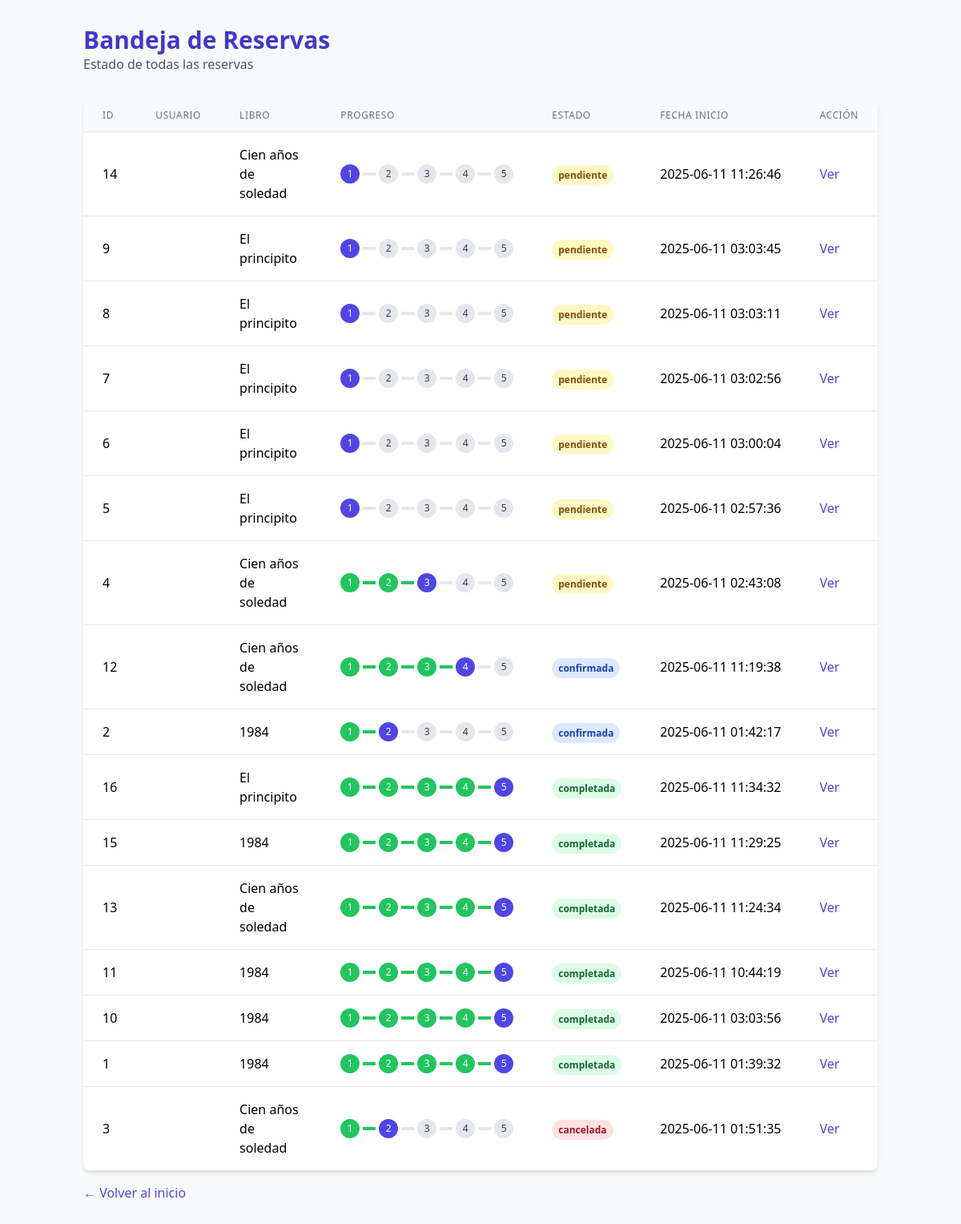
Before: /bandeja.php with the older database file.
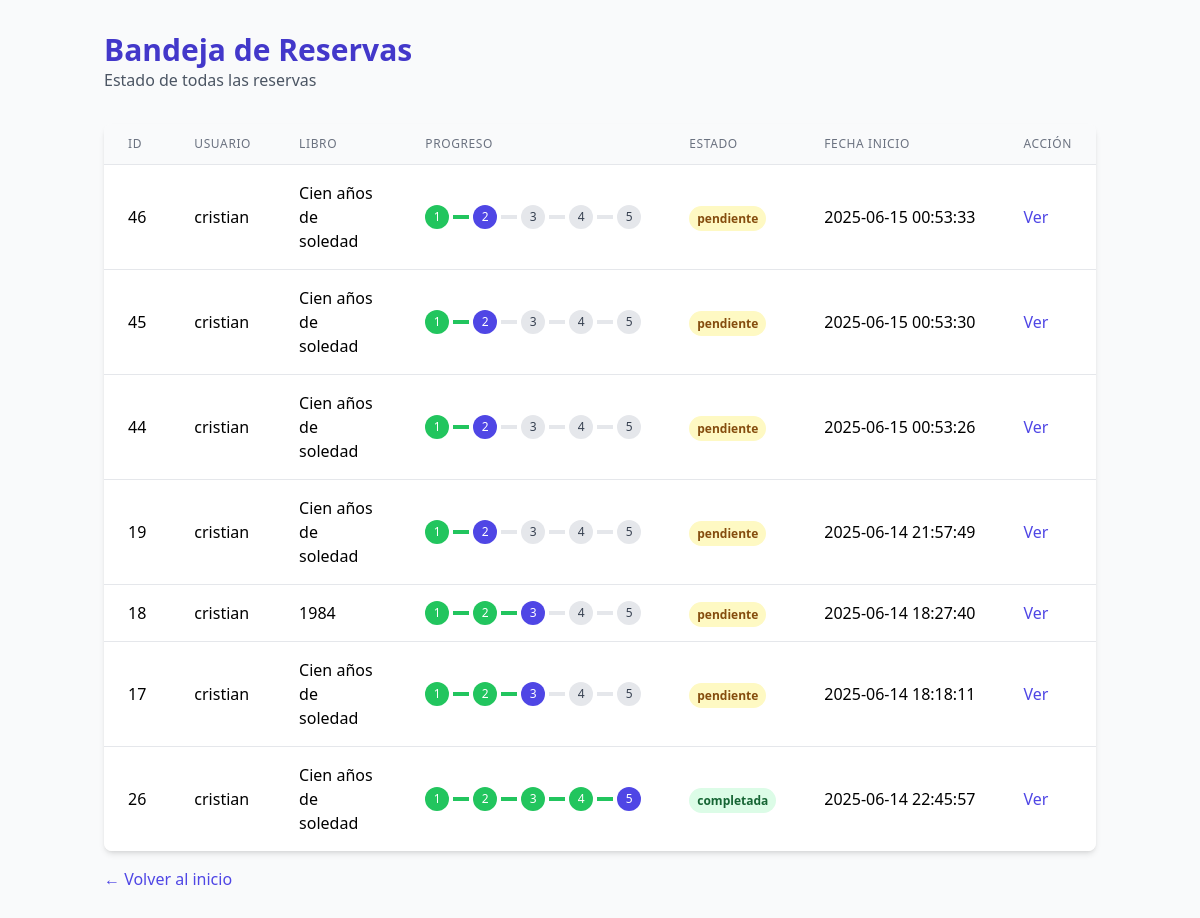
After: the same page with the newer database file.
### tables this page shows
CREATE TABLE `reservas` (
  `id_reserva` int(11) NOT NULL,
  `id_usuario` int(11) NOT NULL,
  `flujo` varchar(3) NOT NULL,
  `proceso` varchar(3) NOT NULL,
  `id_libro` int(11) DEFAULT NULL,
  `fecha_inicio` datetime DEFAULT NULL,
  `fecha_fin` datetime DEFAULT NULL,
  `estado` enum('pendiente','confirmada','completada','cancelada') DEFAULT 'pendiente'
);

CREATE TABLE `libros` (
  `id_libro` int(11) NOT NULL,
  `titulo` varchar(100) NOT NULL,
  `autor` varchar(100) NOT NULL,
  `disponible` tinyint(1) DEFAULT 1,
  `stock` int(11) NOT NULL DEFAULT 0
);

CREATE TABLE `flujo_proceso` (
  `flujo` varchar(3) NOT NULL,
  `proceso` varchar(3) NOT NULL,
  `siguiente` varchar(3) DEFAULT NULL,
  `pantalla` varchar(30) DEFAULT NULL,
  `rol` varchar(20) DEFAULT NULL
);

CREATE TABLE `usuarios` (
  `id` int(11) NOT NULL,
  `nombre` varchar(100) NOT NULL,
  `apellidos` varchar(100) NOT NULL,
  `correo` varchar(50) NOT NULL,
  `contrasena` varchar(255) NOT NULL,
  `rol` enum('usuario','bibliotecario','admin','almacen') NOT NULL DEFAULT 'usuario',
  `creado_en` timestamp NOT NULL DEFAULT current_timestamp()
);

### bandeja.php (the view, shortened to what this page needs)
<?php
$con = mysqli_connect("localhost", "root", "", "biblioteca");
$sql = "SELECT r.id_reserva, u.nombre as unombre, r.flujo, r.proceso, l.titulo, r.fecha_inicio, r.fecha_fin, r.estado
        FROM reservas r
		LEFT JOIN usuarios u ON r.id_usuario = u.id
        LEFT JOIN libros l ON r.id_libro = l.id_libro
        ORDER BY r.estado, r.fecha_inicio DESC";
$resultado = mysqli_query($con, $sql);
?>
<!DOCTYPE html>
<html lang="es">
<head>
	<script src="https://cdn.tailwindcss.com"></script>
</head>
<body class="bg-gray-50">
	<div class="container mx-auto px-4 py-8">
		<header class="mb-8">
			<h1 class="text-3xl font-bold text-indigo-700">Bandeja de Reservas</h1>
			<p class="text-gray-600">Estado de todas las reservas</p>
		</header>
		<div class="bg-white rounded-lg shadow-md overflow-hidden">
			<table class="min-w-full divide-y divide-gray-200">
				<thead class="bg-gray-50">
					<tr>
						<th class="px-6 py-3 text-left text-xs font-medium text-gray-500 uppercase tracking-wider">ID
						</th>
						<th class="px-6 py-3 text-left text-xs font-medium text-gray-500 uppercase tracking-wider">
							Usuario</th>
						<th class="px-6 py-3 text-left text-xs font-medium text-gray-500 uppercase tracking-wider">Libro
						</th>
						<th class="px-6 py-3 text-left text-xs font-medium text-gray-500 uppercase tracking-wider">
							Progreso</th>
						<th class="px-6 py-3 text-left text-xs font-medium text-gray-500 uppercase tracking-wider">
							Estado</th>
						<th class="px-6 py-3 text-left text-xs font-medium text-gray-500 uppercase tracking-wider">Fecha
							Inicio</th>
						<th class="px-6 py-3 text-left text-xs font-medium text-gray-500 uppercase tracking-wider">
							Acción</th>
					</tr>
				</thead>
				<tbody class="bg-white divide-y divide-gray-200">
					<?php
                    if ($resultado && mysqli_num_rows($resultado) > 0) {
                        while ($fila = mysqli_fetch_assoc($resultado)) {
                            $estadoColor = '';
                            switch ($fila['estado']) {
                                case 'pendiente': $estadoColor = 'bg-yellow-100 text-yellow-800'; break;
                                case 'confirmada': $estadoColor = 'bg-blue-100 text-blue-800'; break;
                                case 'completada': $estadoColor = 'bg-green-100 text-green-800'; break;
                                case 'cancelada': $estadoColor = 'bg-red-100 text-red-800'; break;
                            }
                            echo "<tr class='hover:bg-gray-50'>";
                            echo "<td class='px-6 py-4 whitespace-nowrap'>" . htmlspecialchars($fila['id_reserva']) . "</td>";
                            echo "<td class='px-6 py-4 whitespace-nowrap'>" . htmlspecialchars($fila['unombre']) . "</td>";
                            echo "<td class='px-6 py-4'>" . htmlspecialchars($fila['titulo'] ?? 'N/A') . "</td>";
                            echo "<td class='px-6 py-4 whitespace-nowrap'>";
                            echo "<div class='flex items-center'>";
                            $con_flujo = mysqli_connect("localhost", "root", "", "biblioteca");
                            $sql_flujo = "SELECT * FROM flujo_proceso WHERE flujo='{$fila['flujo']}' ORDER BY proceso";
                            $result_flujo = mysqli_query($con_flujo, $sql_flujo);
                            $procesos_flujo = [];
                            while ($proc = mysqli_fetch_assoc($result_flujo)) {
                                $procesos_flujo[] = $proc;
                            }
                            foreach ($procesos_flujo as $index => $proc) {
                                $active = $proc['proceso'] == $fila['proceso'];
                                $completed = array_search($proc['proceso'], array_column($procesos_flujo, 'proceso')) <
                                             array_search($fila['proceso'], array_column($procesos_flujo, 'proceso'));
                                echo "<div class='flex items-center'>";
                                echo "<div class='w-6 h-6 rounded-full flex items-center justify-center text-xs ".
                                     ($active ? "bg-indigo-600 text-white" :
                                      ($completed ? "bg-green-500 text-white" : "bg-gray-200 text-gray-700"))."'>".
                                     substr($proc['proceso'], 1)."</div>";
                                if ($index < count($procesos_flujo) - 1) {
                                    echo "<div class='w-4 h-1 mx-1 ".
                                         ($completed ? "bg-green-500" : "bg-gray-200")."'></div>";
                                }
                                echo "</div>";
                            }
                            echo "</div>";
                            echo "</td>";
                            echo "<td class='px-6 py-4 whitespace-nowrap'><span class='px-2 py-1 rounded-full text-xs font-semibold $estadoColor'>" . htmlspecialchars($fila['estado']) . "</span></td>";
                            echo "<td class='px-6 py-4 whitespace-nowrap'>" . htmlspecialchars($fila['fecha_inicio']) . "</td>";
                            echo "<td class='px-6 py-4 whitespace-nowrap'><a href='proceso.php?id_reserva=" . $fila['id_reserva'] . "&flujo=" . urlencode($fila['flujo']) . "&proceso=" . urlencode($fila['proceso']) . "' class='text-indigo-600 hover:text-indigo-900'>Ver</a></td>";
                            echo "</tr>";
                        }
                    } else {
                        echo "<tr><td colspan='7' class='px-6 py-4 text-center text-gray-500'>No hay reservas registradas</td></tr>";
                    }
                    ?>
				</tbody>
			</table>
		</div>
		<div class="mt-4">
			<a href="index.php" class="text-indigo-600 hover:text-indigo-900">← Volver al inicio</a>
		</div>
	</div>
</body>
</html>

Changed rows visible on the page:
removed reservas: id_reserva "14", id_libro.titulo "Cien años de soledad", estado "pendiente", fecha_inicio "2025-06-11 11:26:46", flujo_proceso (proceso "1"), flujo_proceso (proceso "2"), flujo_proceso (proceso "3"), flujo_proceso (proceso "4"), flujo_proceso (proceso "5")
removed reservas: id_reserva "9", id_libro.titulo "El principito", estado "pendiente", fecha_inicio "2025-06-11 03:03:45", flujo_proceso (proceso "1"), flujo_proceso (proceso "2"), flujo_proceso (proceso "3"), flujo_proceso (proceso "4"), flujo_proceso (proceso "5")
removed reservas: id_reserva "8", id_libro.titulo "El principito", estado "pendiente", fecha_inicio "2025-06-11 03:03:11", flujo_proceso (proceso "1"), flujo_proceso (proceso "2"), flujo_proceso (proceso "3"), flujo_proceso (proceso "4"), flujo_proceso (proceso "5")
removed reservas: id_reserva "7", id_libro.titulo "El principito", estado "pendiente", fecha_inicio "2025-06-11 03:02:56", flujo_proceso (proceso "1"), flujo_proceso (proceso "2"), flujo_proceso (proceso "3"), flujo_proceso (proceso "4"), flujo_proceso (proceso "5")
removed reservas: id_reserva "6", id_libro.titulo "El principito", estado "pendiente", fecha_inicio "2025-06-11 03:00:04", flujo_proceso (proceso "1"), flujo_proceso (proceso "2"), flujo_proceso (proceso "3"), flujo_proceso (proceso "4"), flujo_proceso (proceso "5")
removed reservas: id_reserva "5", id_libro.titulo "El principito", estado "pendiente", fecha_inicio "2025-06-11 02:57:36", flujo_proceso (proceso "1"), flujo_proceso (proceso "2"), flujo_proceso (proceso "3"), flujo_proceso (proceso "4"), flujo_proceso (proceso "5")
removed reservas: id_reserva "4", id_libro.titulo "Cien años de soledad", estado "pendiente", fecha_inicio "2025-06-11 02:43:08", flujo_proceso (proceso "1"), flujo_proceso (proceso "2"), flujo_proceso (proceso "3"), flujo_proceso (proceso "4"), flujo_proceso (proceso "5")
removed reservas: id_reserva "12", id_libro.titulo "Cien años de soledad", estado "confirmada", fecha_inicio "2025-06-11 11:19:38", flujo_proceso (proceso "1"), flujo_proceso (proceso "2"), flujo_proceso (proceso "3"), flujo_proceso (proceso "4"), flujo_proceso (proceso "5")
removed reservas: id_reserva "2", id_libro.titulo "1984", estado "confirmada", fecha_inicio "2025-06-11 01:42:17", flujo_proceso (proceso "1"), flujo_proceso (proceso "2"), flujo_proceso (proceso "3"), flujo_proceso (proceso "4"), flujo_proceso (proceso "5")
removed reservas: id_reserva "16", id_libro.titulo "El principito", estado "completada", fecha_inicio "2025-06-11 11:34:32", flujo_proceso (proceso "1"), flujo_proceso (proceso "2"), flujo_proceso (proceso "3"), flujo_proceso (proceso "4"), flujo_proceso (proceso "5")
removed reservas: id_reserva "15", id_libro.titulo "1984", estado "completada", fecha_inicio "2025-06-11 11:29:25", flujo_proceso (proceso "1"), flujo_proceso (proceso "2"), flujo_proceso (proceso "3"), flujo_proceso (proceso "4"), flujo_proceso (proceso "5")
removed reservas: id_reserva "13", id_libro.titulo "Cien años de soledad", estado "completada", fecha_inicio "2025-06-11 11:24:34", flujo_proceso (proceso "1"), flujo_proceso (proceso "2"), flujo_proceso (proceso "3"), flujo_proceso (proceso "4"), flujo_proceso (proceso "5")
removed reservas: id_reserva "11", id_libro.titulo "1984", estado "completada", fecha_inicio "2025-06-11 10:44:19", flujo_proceso (proceso "1"), flujo_proceso (proceso "2"), flujo_proceso (proceso "3"), flujo_proceso (proceso "4"), flujo_proceso (proceso "5")
removed reservas: id_reserva "10", id_libro.titulo "1984", estado "completada", fecha_inicio "2025-06-11 03:03:56", flujo_proceso (proceso "1"), flujo_proceso (proceso "2"), flujo_proceso (proceso "3"), flujo_proceso (proceso "4"), flujo_proceso (proceso "5")
removed reservas: id_reserva "1", id_libro.titulo "1984", estado "completada", fecha_inicio "2025-06-11 01:39:32", flujo_proceso (proceso "1"), flujo_proceso (proceso "2"), flujo_proceso (proceso "3"), flujo_proceso (proceso "4"), flujo_proceso (proceso "5")
removed reservas: id_reserva "3", id_libro.titulo "Cien años de soledad", estado "cancelada", fecha_inicio "2025-06-11 01:51:35", flujo_proceso (proceso "1"), flujo_proceso (proceso "2"), flujo_proceso (proceso "3"), flujo_proceso (proceso "4"), flujo_proceso (proceso "5")
added reservas: id_reserva "46", id_usuario.nombre "cristian", id_libro.titulo "Cien años de soledad", estado "pendiente", fecha_inicio "2025-06-15 00:53:33", flujo_proceso (proceso "1"), flujo_proceso (proceso "2"), flujo_proceso (proceso "3"), flujo_proceso (proceso "4"), flujo_proceso (proceso "5")
added reservas: id_reserva "45", id_usuario.nombre "cristian", id_libro.titulo "Cien años de soledad", estado "pendiente", fecha_inicio "2025-06-15 00:53:30", flujo_proceso (proceso "1"), flujo_proceso (proceso "2"), flujo_proceso (proceso "3"), flujo_proceso (proceso "4"), flujo_proceso (proceso "5")
added reservas: id_reserva "44", id_usuario.nombre "cristian", id_libro.titulo "Cien años de soledad", estado "pendiente", fecha_inicio "2025-06-15 00:53:26", flujo_proceso (proceso "1"), flujo_proceso (proceso "2"), flujo_proceso (proceso "3"), flujo_proceso (proceso "4"), flujo_proceso (proceso "5")
added reservas: id_reserva "19", id_usuario.nombre "cristian", id_libro.titulo "Cien años de soledad", estado "pendiente", fecha_inicio "2025-06-14 21:57:49", flujo_proceso (proceso "1"), flujo_proceso (proceso "2"), flujo_proceso (proceso "3"), flujo_proceso (proceso "4"), flujo_proceso (proceso "5")
added reservas: id_reserva "18", id_usuario.nombre "cristian", id_libro.titulo "1984", estado "pendiente", fecha_inicio "2025-06-14 18:27:40", flujo_proceso (proceso "1"), flujo_proceso (proceso "2"), flujo_proceso (proceso "3"), flujo_proceso (proceso "4"), flujo_proceso (proceso "5")
added reservas: id_reserva "17", id_usuario.nombre "cristian", id_libro.titulo "Cien años de soledad", estado "pendiente", fecha_inicio "2025-06-14 18:18:11", flujo_proceso (proceso "1"), flujo_proceso (proceso "2"), flujo_proceso (proceso "3"), flujo_proceso (proceso "4"), flujo_proceso (proceso "5")
added reservas: id_reserva "26", id_usuario.nombre "cristian", id_libro.titulo "Cien años de soledad", estado "completada", fecha_inicio "2025-06-14 22:45:57", flujo_proceso (proceso "1"), flujo_proceso (proceso "2"), flujo_proceso (proceso "3"), flujo_proceso (proceso "4"), flujo_proceso (proceso "5")
